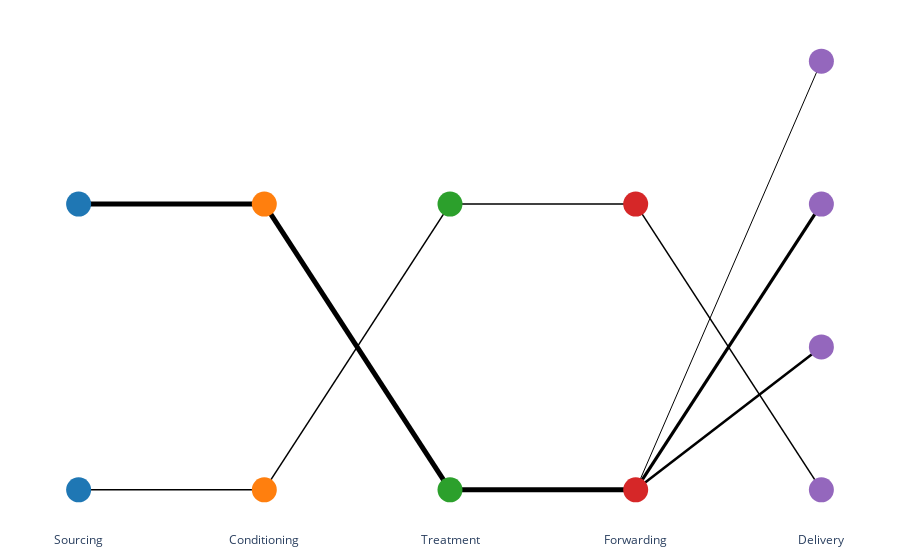

Notebook code for this chart:
### Code cell
input3_solution.ivisualize()

### Figure 1 — Plotly figure (JSON) as saved in the notebook; plotly's stock layout.template omitted (floating-point values rounded to 4 significant figures)
{"data": [{"line": {"color": "black", "width": 1.522}, "mode": "lines", "type": "scatter", "x": [0, 0.25, null], "y": [0, 0, null]}, {"hovertemplate": "%{text}", "marker": {"color": "black", "opacity": 0, "size": 20}, "mode": "markers", "text": ["Amount: 533.0"], "type": "scatter", "x": [0.125], "y": [0]}, {"line": {"color": "black", "width": 5}, "mode": "lines", "type": "scatter", "x": [0, 0.25, null], "y": [0.5, 0.5, null]}, {"hovertemplate": "%{text}", "marker": {"color": "black", "opacity": 0, "size": 20}, "mode": "markers", "text": ["Amount: 3331.0"], "type": "scatter", "x": [0.125], "y": [0.5]}, {"line": {"color": "black", "width": 1.522}, "mode": "lines", "type": "scatter", "x": [0.25, 0.5, null], "y": [0, 0.5, null]}, {"hovertemplate": "%{text}", "marker": {"color": "black", "opacity": 0, "size": 20}, "mode": "markers", "text": ["Amount: 533.0"], "type": "scatter", "x": [0.375], "y": [0.25]}, {"line": {"color": "black", "width": 5}, "mode": "lines", "type": "scatter", "x": [0.25, 0.5, null], "y": [0.5, 0, null]}, {"hovertemplate": "%{text}", "marker": {"color": "black", "opacity": 0, "size": 20}, "mode": "markers", "text": ["Amount: 3331.0"], "type": "scatter", "x": [0.375], "y": [0.25]}, {"line": {"color": "black", "width": 5}, "mode": "lines", "type": "scatter", "x": [0.5, 0.75, null], "y": [0, 0, null]}, {"hovertemplate": "%{text}", "marker": {"color": "black", "opacity": 0, "size": 20}, "mode": "markers", "text": ["Amount: 3331.0"], "type": "scatter", "x": [0.625], "y": [0]}, {"line": {"color": "black", "width": 1.522}, "mode": "lines", "type": "scatter", "x": [0.5, 0.75, null], "y": [0.5, 0.5, null]}, {"hovertemplate": "%{text}", "marker": {"color": "black", "opacity": 0, "size": 20}, "mode": "markers", "text": ["Amount: 533.0"], "type": "scatter", "x": [0.625], "y": [0.5]}, {"line": {"color": "black", "width": 2.529}, "mode": "lines", "type": "scatter", "x": [0.75, 1, null], "y": [0, 0.25, null]}, {"hovertemplate": "%{text}", "marker": {"color": "black", "opacity": 0, "size": 20}, "mode": "markers", "text": ["Amount: 1343.0"], "type": "scatter", "x": [0.875], "y": [0.125]}, {"line": {"color": "black", "width": 3.19}, "mode": "lines", "type": "scatter", "x": [0.75, 1, null], "y": [0, 0.5, null]}, {"hovertemplate": "%{text}", "marker": {"color": "black", "opacity": 0, "size": 20}, "mode": "markers", "text": ["Amount: 1875.0"], "type": "scatter", "x": [0.875], "y": [0.25]}, {"line": {"color": "black", "width": 1}, "mode": "lines", "type": "scatter", "x": [0.75, 1, null], "y": [0, 0.75, null]}, {"hovertemplate": "%{text}", "marker": {"color": "black", "opacity": 0, "size": 20}, "mode": "markers", "text": ["Amount: 113.0"], "type": "scatter", "x": [0.875], "y": [0.375]}, {"line": {"color": "black", "width": 1.522}, "mode": "lines", "type": "scatter", "x": [0.75, 1, null], "y": [0.5, 0, null]}, {"hovertemplate": "%{text}", "marker": {"color": "black", "opacity": 0, "size": 20}, "mode": "markers", "text": ["Amount: 533.0"], "type": "scatter", "x": [0.875], "y": [0.25]}, {"hovertemplate": "%{text}", "marker": {"color": "#1f77b4", "size": 25}, "mode": "markers", "text": ["Id: 0<br>Process: Sourcing<br>Location: HUNGARY<br>Amount: 533.0<br>Week: 1"], "type": "scatter", "x": [0], "y": [0]}, {"hovertemplate": "%{text}", "marker": {"color": "#1f77b4", "size": 25}, "mode": "markers", "text": ["Id: 1<br>Process: Sourcing<br>Location: AUSTRIA<br>Amount: 3331.0<br>Week: 1"], "type": "scatter", "x": [0], "y": [0.5]}, {"hovertemplate": "%{text}", "marker": {"color": "#ff7f0e", "size": 25}, "mode": "markers", "text": ["Id: 2<br>Process: Conditioning<br>Location: HUNGARY<br>Amount: 533.0<br>Week: 1"], "type": "scatter", "x": [0.25], "y": [0]}, {"hovertemplate": "%{text}", "marker": {"color": "#ff7f0e", "size": 25}, "mode": "markers", "text": ["Id: 3<br>Process: Conditioning<br>Location: AUSTRIA<br>Amount: 3331.0<br>Week: 2"], "type": "scatter", "x": [0.25], "y": [0.5]}, {"hovertemplate": "%{text}", "marker": {"color": "#2ca02c", "size": 25}, "mode": "markers", "text": ["Id: 4<br>Process: Treatment<br>Location: SLOVENIA<br>Amount: 3331.0<br>Week: 5"], "type": "scatter", "x": [0.5], "y": [0]}, {"hovertemplate": "%{text}", "marker": {"color": "#2ca02c", "size": 25}, "mode": "markers", "text": ["Id: 5<br>Process: Treatment<br>Location: SLOVENIA<br>Amount: 533.0<br>Week: 6"], "type": "scatter", "x": [0.5], "y": [0.5]}, {"hovertemplate": "%{text}", "marker": {"color": "#d62728", "size": 25}, "mode": "markers", "text": ["Id: 6<br>Process: Forwarding<br>Location: FRANCE<br>Amount: 3331.0<br>Week: 9"], "type": "scatter", "x": [0.75], "y": [0]}, {"hovertemplate": "%{text}", "marker": {"color": "#d62728", "size": 25}, "mode": "markers", "text": ["Id: 7<br>Process: Forwarding<br>Location: SLOVENIA<br>Amount: 533.0<br>Week: 12"], "type": "scatter", "x": [0.75], "y": [0.5]}, {"hovertemplate": "%{text}", "marker": {"color": "#9467bd", "size": 25}, "mode": "markers", "text": ["Id: 8<br>Process: Delivery<br>Location: FRANCE<br>Amount: 533.0<br>Week: 15"], "type": "scatter", "x": [1], "y": [0]}, {"hovertemplate": "%{text}", "marker": {"color": "#9467bd", "size": 25}, "mode": "markers", "text": ["Id: 9<br>Process: Delivery<br>Location: FRANCE<br>Amount: 1343.0<br>Week: 20"], "type": "scatter", "x": [1], "y": [0.25]}, {"hovertemplate": "%{text}", "marker": {"color": "#9467bd", "size": 25}, "mode": "markers", "text": ["Id: 10<br>Process: Delivery<br>Location: SPAIN<br>Amount: 1875.0<br>Week: 23"], "type": "scatter", "x": [1], "y": [0.5]}, {"hovertemplate": "%{text}", "marker": {"color": "#9467bd", "size": 25}, "mode": "markers", "text": ["Id: 11<br>Process: Delivery<br>Location: PORTUGAL<br>Amount: 113.0<br>Week: 23"], "type": "scatter", "x": [1], "y": [0.75]}], "layout": {"hovermode": "closest", "margin": {"b": 20, "l": 20, "r": 20, "t": 20}, "plot_bgcolor": "white", "showlegend": false, "width": 900, "xaxis": {"tickmode": "array", "ticktext": ["Sourcing", "Conditioning", "Treatment", "Forwarding", "Delivery"], "tickvals": [0, 0.25, 0.5, 0.75, 1]}, "yaxis": {"visible": false}}}
